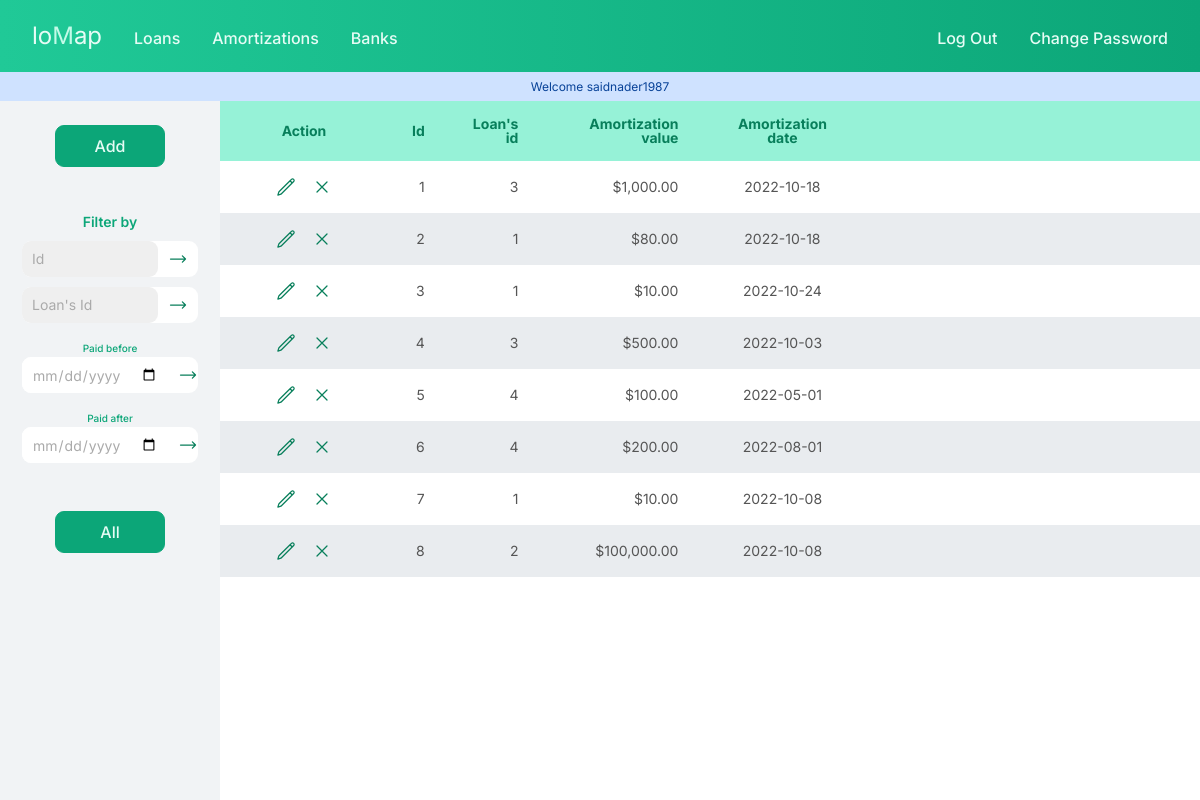
Page /amortizations (signed in) on the committed database.
### tables this page shows
CREATE TABLE "amortizations" (
	"id"	INTEGER NOT NULL,
	"user_id"	INTEGER NOT NULL,
	"loan_id"	INTEGER NOT NULL,
	"user_amortization_id"	INTEGER NOT NULL,
	"amort_value"	REAL NOT NULL,
	"amort_date"	TEXT NOT NULL,
	PRIMARY KEY("id"),
	FOREIGN KEY("user_id") REFERENCES "users"("id"),
	FOREIGN KEY("loan_id") REFERENCES "loans"("id")
);

CREATE TABLE loans(
    id INTEGER NOT NULL,
    user_id INTEGER NOT NULL,
    user_loan_id INTEGER NOT NULL,
    face_value REAL NOT NULL,
    principal REAL NOT NULL,
    bank_id INTEGER NOT NULL,
    issue_date TEXT NOT NULL,
    loan_term INTEGER NOT NULL,
    maturity_date TEXT NOT NULL,
    interest_rate REAL NOT NULL,
    payment_frequency INTEGER NOT NULL,
    interest_rate_type INTEGER NOT NULL,
    nominal_rate_compounding_period INTEGER NOT NULL,
    interest_payment_frequency INTEGER NOT NULL,
    PRIMARY KEY(id),
    FOREIGN KEY(user_id) REFERENCES users(id),
    FOREIGN KEY (bank_id) REFERENCES banks(id),
    FOREIGN KEY (payment_frequency) REFERENCES frequencies(id),
    FOREIGN KEY (interest_rate_type) REFERENCES types(id),
    FOREIGN KEY (nominal_rate_compounding_period) REFERENCES frequencies(id),
    FOREIGN KEY (interest_payment_frequency) REFERENCES frequencies(id)
);

### app.py (the view)
@app.route("/amortizations")
@login_required
def amortizations():
    user_id = session["user_id"]
    user = db.execute("SELECT * FROM users WHERE id = ?", user_id)[0]
    name = user["username"]
    user_amortization_ids = db.execute("SELECT user_amortization_id FROM amortizations WHERE user_id = ?", user_id)
    user_loan_ids = db.execute("SELECT DISTINCT loans.user_loan_id FROM loans JOIN amortizations ON amortizations.loan_id = loans.id WHERE amortizations.user_id = ?", user_id)
    user_loan_ids.sort(key=lambda x: x["user_loan_id"])
    amortizations = db.execute("""SELECT amortizations.id,
                                 amortizations.user_id,
                                 loans.user_loan_id,
                                 amortizations.loan_id,
                                 amortizations.user_amortization_id,
                                 amortizations.amort_value,
                                 amortizations.amort_date
                                 FROM amortizations
                                 JOIN loans
                                 ON amortizations.loan_id = loans.id
                                 WHERE amortizations.user_id = ?""", user_id)
    message = f"Welcome {name}"
    return render_template("amortizations.html", name=name, view="amortizations", message=message, amortizations=amortizations, user_amortization_ids=user_amortization_ids, user_loan_ids=user_loan_ids)

### app.py (called while the page is built)
@app.after_request
def after_request(response):
    response.headers["Cache-Control"] = "no-cache, no-store, must-revalidate"
    response.headers["Expires"] = 0
    response.headers["Pragma"] = "no-cache"
    return response

### helpers.py (called while the page is built)
def login_required(f):
    @wraps(f)
    def decorated_function(*args, **kwargs):
        if session.get("user_id") is None:
            return redirect("/login")
        return f(*args, **kwargs)
    return decorated_function

def usd(value):
    return f"${value:,.2f}"

### templates/amortizations.html (shortened to what this page needs)
{% extends "layout.html" %}
{% block menu %}
    <form action="/amort_filter" method="get" class="search-form">
        <select required class="select-input" autofocus name="user_amortization_id">
            <option value="" selected>Id</option>
        </select>
        <button class="action-btn">
            <svg xmlns="http://www.w3.org/2000/svg" fill="none" viewBox="0 0 24 24" stroke-width="1.5" stroke="currentColor" class="action-icon">
                <path stroke-linecap="round" stroke-linejoin="round" d="M17.25 8.25L21 12m0 0l-3.75 3.75M21 12H3" />
            </svg>
        </button>
    </form>
    <form action="/amort_filter" method="get"class="search-form">
      <select required class="select-input" autofocus name="user_loan_id">
          <option value="" selected>Loan's Id</option>
      </select>
      <button class="action-btn">
          <svg xmlns="http://www.w3.org/2000/svg" fill="none" viewBox="0 0 24 24" stroke-width="1.5" stroke="currentColor" class="action-icon">
              <path stroke-linecap="round" stroke-linejoin="round" d="M17.25 8.25L21 12m0 0l-3.75 3.75M21 12H3" />
          </svg>
      </button>
  </form>
    <label class="input-label" for="before" >Paid before</label>
    <form action="/amort_filter" method="get" class="search-form">
        <input id="before" required class="select-input" autocomplete="off" autofocus name="paid_before" type="date">
        <button class="action-btn">
            <svg xmlns="http://www.w3.org/2000/svg" fill="none" viewBox="0 0 24 24" stroke-width="1.5" stroke="currentColor" class="action-icon">
                <path stroke-linecap="round" stroke-linejoin="round" d="M17.25 8.25L21 12m0 0l-3.75 3.75M21 12H3" />
            </svg>
        </button>
    </form>
    <label class="input-label" for="after" >Paid after</label>
    <form action="/amort_filter" method="get" class="search-form">
        <input id="after" required class="select-input" autocomplete="off" autofocus name="paid_after" type="date">
        <button class="action-btn">
            <svg xmlns="http://www.w3.org/2000/svg" fill="none" viewBox="0 0 24 24" stroke-width="1.5" stroke="currentColor" class="action-icon">
                <path stroke-linecap="round" stroke-linejoin="round" d="M17.25 8.25L21 12m0 0l-3.75 3.75M21 12H3" />
            </svg>
        </button>
    </form>
{% endblock %}
{% block table %}
<table class="table margin-t-m">
  <thead>
    <tr>
      <th class="text-center th-12">Action</th>
      <th class="text-center th-4">Id</th>
      <th class="text-end th-4">Loan's id</th>
      <th class="text-end th-16">Amortization value</th>
      <th class="text-center th-16">Amortization date</th>
      <th class=""></th>
    </tr>
  </thead>
  <tbody>
    {% for amortization in amortizations %}
    <tr>
      <td class="text-center">
          <div class="action-column">
              <form action="/edit_amortization" method="get">
                  <button class="action-btn">
                  </button>
              </form>
              <form action="/delete_amortization" method="post">
                  <button class="action-btn">
                      <svg xmlns="http://www.w3.org/2000/svg" fill="none" viewBox="0 0 24 24" stroke-width="1.5" stroke="currentColor" class="action-icon">
                          <path stroke-linecap="round" stroke-linejoin="round" d="M6 18L18 6M6 6l12 12" />
                      </svg>
                  </button>
              </form>
          </div>
          </td>
      <td class="text-end">{{amortization["user_amortization_id"]}}</td>
      <td class="text-end">{{amortization["user_loan_id"]}}</td>
      <td class="text-end">{{amortization["amort_value"]|usd}}</td>
      <td class="text-center">{{amortization["amort_date"]}}</td>
      <td></td>
        </tr>
    {% endfor %}
  </tbody>
</table>
{% endblock %}

### templates/layout.html (shortened to what this page needs)
<!DOCTYPE html>
<html lang="en">
<head>
  <link href="/static/styles.css" rel="stylesheet">
</head>
<body>
    <header class="header">
        <span class="logo">lo<span>M</span>ap</span>
        {% if session["user_id"] %}
            <nav class="main-nav main-nav--logged-in">
                <ul class="main-nav-list">
                    <li><a class="main-nav-link" href="/">Loans</a></li>
                    <li><a class="main-nav-link" href="/amortizations">Amortizations</a></li>
                    <li><a class="main-nav-link" href="/banks">Banks</a></li>
                </ul>
                <ul class="main-nav-list">
                    <li><a class="main-nav-link" href="/logout">Log Out</a></li>
                    {% if view != "password_change" %}
                    <li><a class="main-nav-link" href="/passwordchange">Change Password</a></li>
                    {% endif %}
                </ul>
            </nav>
        {% endif %}
    </header>
    <main>
    {% if session["user_id"] %}
        {% if view == "password_change" %}
            {% block change_password %}{% endblock %}
        {% elif view in ["loans", "amortizations", "banks", "report"] %}
            <div class="{{mtype}}message" role="alert">
                <p class="">{{message}}</p>
            </div>
            <div class="main-container grid">
                <menu class="menu">
                    <div class="menu-links margin-top--m">
                        {% if view != "report" %}
                        <a href="/add_{{view}}" class="menu-link">Add</a>
                        {% else %}
                        <a href="/" class="menu-link">Back</a>
                        {% endif %}
                    </div>
                    <div class="search-menu">
                        {% if view != "report" %}
                        <p class="search-text">
                            Filter by
                        </p>
                        {% endif %}
                        <div class="search-forms margin-top--s">
                        {% block menu%}{% endblock%}
                        </div>
                    </div>
                    <div class="menu-links">
                        {% if view == "loans" %}
                        <a href="/" class="menu-link">All</a>
                        {% elif view == "amortizations" %}
                        <a href="/amortizations" class="menu-link">All</a>
                        {% elif view == "banks" %}
                        <a href="/banks" class="menu-link">All</a>
                        {% endif %}
                    </div>
                </menu>
                <section class="table-section">
                    {% block table %} {% endblock %}
                </section>
            </div>
        {% elif view == "report" %}
        {% else %}
            {% block add_edit %} {% endblock %}
        {% endif %}
    {% else %}
        {% block users %}{% endblock %}
    {% endif %}
    </main>
</body>
</html>

### static/styles.css (style rules this page uses)
* { margin: 0; padding: 0; box-sizing: border-box; }
html { font-size: 62.5%; }
body { font-family: "Inter", sans-serif; line-height: 1; font-weight: 400; color: #555; font-size: 2.4rem; height: 100vh; position: relative; display: flex; flex-direction:column; }
.margin-top--m { margin-top: 2.4rem !important; }
.margin-top--s { margin-top: 1.2rem !important; }
main { display: flex; flex-direction: column; flex-grow: 1; }
.message { color: #084298; text-align: center; background-color: #cfe2ff; border-color: #b6d4fe; font-size: 1.2rem; padding: 0.75rem 1.25rem; border: 1px solid transparent; }
.header { display: flex; padding: 2.4rem 3.2rem; gap: 3.2rem; background-image: linear-gradient(to right, #20c997, #0ca678); }
.logo { color: #e6fcf5; font-size: 2.4rem; }
.logo span { color: #c3fae8; }
.main-nav-list { list-style: none; display: flex; align-items: center; gap: 3.2rem; }
.main-nav--logged-in { display: flex; flex-grow: 1; justify-content: space-between; }
.main-nav-link:link, .main-nav-link:visited { display: inline-block; text-decoration: none; color: #e6fcf5; font-weight: 500; font-size: 1.6rem; transition: all 0.3s; }
.search-forms { display: flex; flex-direction: column; justify-content: space-between; align-items: center; gap: 1rem; }
.search-form { width: 80%; display: flex; align-items: center; justify-content: space-between; gap: 1rem; border-radius: 9px; border: 1px solid f#dfe1e5; background-color: #fff; padding-right: 1rem; }
form input { color: inherit; font-family: inherit; padding: 1rem; font-size: 1.6rem; border: 1px solid #aaa; border-radius: 9px; }
form input::placeholder { color: #aaa; }
.search-text { font-weight: 600; color:#0ca678; font-size: 1.4rem; }
.select-input { width: 90%; height:3.6rem; border: none; color: inherit; font-family: inherit; padding: 1rem; font-size: 1.4rem; border-radius: 9px; }
.search-form input::placeholder { color: #aaa; }
select:required:invalid { color: #aaa; }
select { appearance: none; }
.input-label { font-weight: 500; font-size: 1rem; color:#0ca678; margin-top: 1rem; margin-bottom:-0.6rem; }
.grid { display:grid; grid-template-columns: 22rem 1fr; grid-template-rows: 1fr; flex-grow: 1; }
.table-section { overflow-x: scroll; overflow-y: scroll; }
.main-container { overflow-y: scroll; }
main { overflow-y: scroll; }
.menu { background-color: #f1f3f5; display: flex; flex-direction: column; gap: 4.8rem; text-align: center; overflow-y: scroll; }
.menu-link:link, .menu-link:visited { display: inline-block; width: 50%; text-decoration: none; padding: 1.2rem 2.4rem; font-weight: 500; border-radius: 9px; background-color: #0ca678; border: 1px solid #0ca678; color: #e6fcf5; font-family: inherit; transition: all 0.3s; font-size: 1.6rem; }
.table { font-size: 1.4rem; width: 100%; border-collapse: collapse; }
th { background-color: #96f2d7; color: #087f5b; position: sticky; top: 0; }
th, td { padding: 1.6rem 2.4rem; }
tbody tr:nth-child(even) { background-color: #e9ecef; }
.text-end { text-align: right!important; }
.text-center { text-align: center!important; }
.th-4 { width: 4rem; }
.th-12 { width: 12em; }
.th-16 { width: 16rem; }
.action-column { display:flex; gap: 1.6rem; align-items:center; justify-content: center; }
.action-btn { border:none; background: none; cursor: pointer; display: flex; flex-direction: column; justify-content: center; flex-grow: 1; }
.action-icon { stroke:#087f5b; width:2.0rem; height: 2.0rem; display: block; }

### rows in the picture
amortizations: user_amortization_id "1", user_loan_id "3", amort_value "$1,000.00", amort_date "2022-10-18"
amortizations: user_amortization_id "2", user_loan_id "1", amort_value "$80.00", amort_date "2022-10-18"
amortizations: user_amortization_id "3", user_loan_id "1", amort_value "$10.00", amort_date "2022-10-24"
amortizations: user_amortization_id "4", user_loan_id "3", amort_value "$500.00", amort_date "2022-10-03"
amortizations: user_amortization_id "5", user_loan_id "4", amort_value "$100.00", amort_date "2022-05-01"
amortizations: user_amortization_id "6", user_loan_id "4", amort_value "$200.00", amort_date "2022-08-01"
amortizations: user_amortization_id "7", user_loan_id "1", amort_value "$10.00", amort_date "2022-10-08"
amortizations: user_amortization_id "8", user_loan_id "2", amort_value "$100,000.00", amort_date "2022-10-08"

### other values in the picture
{{ message }} "Welcome saidnader1987"
